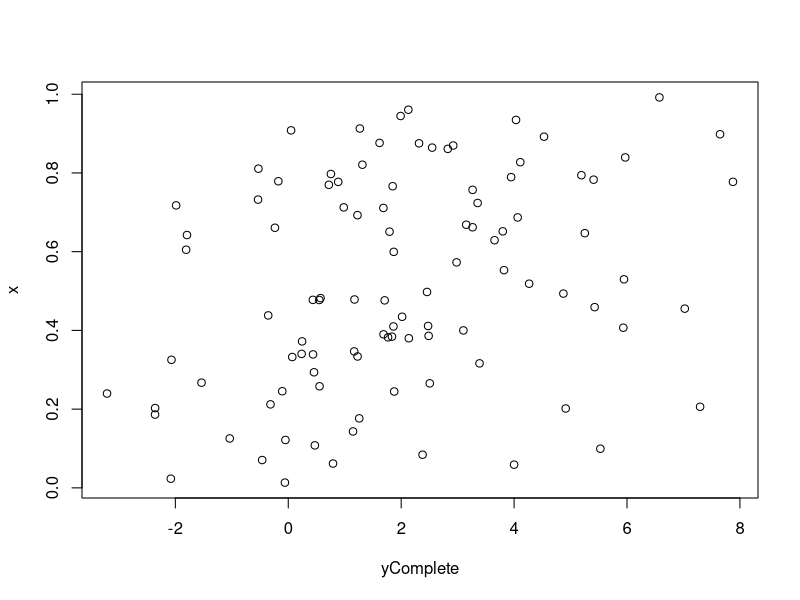

This figure's R source:
## ---- chunk 1
knitr::opts_chunk$set(echo = TRUE)
## ---- chunk 2
library(dplyr)
## ---- chunk 3
sessionInfo()
## ---- chunk 4
## initialize testing data 
set.seed(1)
n <- 100
beta0 <- 1; beta1 <- 2; sigma2 <- 6
x <- runif(n)
yComplete <- rnorm(n, beta0 + beta1*x, sqrt(sigma2))

## Parameters above were chosen such that signal in data is moderately strong.
## The estimate divided by std error is approximately 3.
mod <- lm(yComplete ~ x)
invisible(summary(mod))
## ---- chunk 5
plot(yComplete,x)
## ---- chunk 6
## helper functions
## ------------------------ Censor Data Function   -------------
## Input: x vector, complete original uncensored y data, 
##threshold we want to censor (between 0 & 1)
## Returns a list of uncensored y values, censored y values, 
##a combination of the former 2, indices for known & censored data, 
## the tau value calculated from threshold given

censor_data <- function(x, yUncensored, thresh = 0.80){
  complete <- yUncensored
  tau <- as.numeric(quantile(complete, probs = thresh))
  known <- complete < tau
  censor <- complete > tau
  complete[complete > tau] <- tau
  yKnown <- complete[known]
  yCensored <- complete[censor] 
  complete <- list(yKnown, yCensored, c(yKnown,yCensored),known, censor,tau)
  names(complete) <- c('yKnown' , 'yCensored', 'yTotal', 'indexKnown', 'indexCensored', 'tau')
  return(complete)
}

## ---------------------------- grab Starting values --------------------------
## Input: x vector, complete original uncensored y data, 
##threshold we want to censor (between 0 & 1)
## Fits a lm model on censored y values against x and uses those as starting points
getStart <- function(x, yUncensored, thresh = 0.80){
 
  begin <- rep(0,3)
  y <- censor_data(x, yUncensored , thresh = thresh)$yTotal
  values <- lm(y ~ x)
  
  ## set starting values
  begin[1] <- values$coefficients[1]
  begin[2] <- values$coefficients[2]
  begin[3] <- (summary(values)$sigma)**2
  
  return(begin)
}

## ---- chunk 7

## ---- chunk 8
## EM function
EM <- function(x, yUncensored, thresh = 0.8, max_iter = 1e5){
  
  #create censored data with threshold
  total <- censor_data(x, yComplete, thresh = thresh) 
  
 #generate starting estimates from fitting censored regression 
  begin <- getStart(x, total$yTotal, thresh = thresh)
  
  ## initialize parameters
  b0 <- begin[1]; b1 <- begin[2]; var1 <- begin[3]
  
  ## solve for expected and variance of the truncated normal 
  ## that we assume our censored data comes from
  
  updateParam <- function(b0, b1, var1){
    mu_censored <-  b0 + (b1 * x[total$indexCensored])
    tau_star <- (total$tau - mu_censored)/sqrt(var1)
    rho <- dnorm(tau_star, mean = mu_censored, sd = sqrt(var1)) / 
      (1-pnorm(tau_star, mean = mu_censored, sd = sqrt(var1)))
    
    EZ1 <- mu_censored + sqrt(var1)*rho
    VARZ1 <- var1 * (1 + (tau_star*rho) - rho^2)
    EZ21 <- VARZ1 + EZ1 # E(X^2) = VAR(X) + (EX)^2
    
    temp <- list(EZ1,EZ21); names(temp) <- c('E', 'E2')
    return(temp)
  }
  
  censor <- total$indexCensored
  known <- total$indexKnown
  
  Z <- updateParam(b0,b1,var1)
  count <- 0
  
  #loop through our values and get updated valies
  while(count <= max_iter) {
    
    b1_new <- (sum(x[known] * total$yKnown) + sum(x[censor]*Z$E) - 
                 mean(x) * (sum(total$yKnown) + sum(Z$E)))/
      (sum(x*x) - length(x) * mean(x)^2)
    
    b0_new <- (sum(total$yKnown) + sum(Z$E))/length(x) - b1_new*mean(x)
    
    var1_new <- (sum((total$yKnown - b0_new - b1_new * x[known])^2) + 
                sum(Z$E2 - 2*(b0 + b1 * x[censor])*Z$E +
                      (b0_new + b1_new * x[censor])^2)) / length(x)
    
    #set updated values and recalculate parameters of our truncated normal
    b0 <- b0_new; b1 <- b1_new; var1 <- var1_new
    Z <- updateParam(b0,b1,var1)
    count <- count + 1
    
  }
  
  result <- list(b0,b1,var1,count)
  names(result) <- c('beta0', 'beta1','variance','count')
  
  return(result)
}

## ---- chunk 9
#20% of top values are censored
test1 <- EM(x,yComplete,thresh = 0.8)
cat("Estimates when censoring top 20% of data: \n", "beta0 = ", test1$beta0, 
    "\n beta1 = ", test1$beta1,
    "\n sigma^2 =", test1$variance,
    "\n Iteration Count =", test1$count)

#80% of top values are censored
test2 <- EM(x,yComplete,thresh = 0.2)
cat("Estimates when censoring top 80% of data: \n", "beta0 = ", test2$beta0, 
    "\n beta1 = ", test2$beta1,
    "\n sigma^2 = ", test2$variance,
    "\n Iteration Count =", test1$count)
## ---- chunk 10
param <- getStart(x, yComplete)

logmax <- function(begin = eval(parse(text = 'param <- getStart(x, yComplete)')), 
                   x, yUncensored, thresh = 0.8){
  
  ## ----- sanity check ----------
  validate_that(length(begin) > 0) 
  validate_that(length(x) == length(yUncensored)) 
  validate_that(as.numeric(thresh) > 0 && as.numeric(thresh) < 1)
  
  #grab all components we need with our helper function
  total <- censor_data(x, yComplete, thresh = thresh)
  
  # initialize parameters
  b0 <- begin[1]; b1 <- begin[2] ; sig2 <- sqrt(begin[3])
  
  #mean for known and censored data
  mu_known <- b0 + b1 * x[total$indexKnown] 
  mu_censored <-  b0 + b1 * x[total$indexCensored]
  
  #complete log-likelihood
  logscore <- sum(sum(dnorm(total$yKnown, mean = mu_known, sd = sig2, log = TRUE)), 
                  sum(pnorm(total$tau, mean = mu_censored, sd = sig2, 
                            log = TRUE,lower.tail = FALSE))) 

  ## finding the max of a positive is the same as finding the minimum of its negative
  ## optim() defaults to minimization of a function
  
  return(-logscore)
}

## ---- chunk 11
# #optim starting at recommended default values
# testDefault<- optim(par =  eval(parse(text = 'param <- getStart(x, yComplete)')),
#                     x = x, yUncensored = yComplete, 
#              fn = logmax, method = 'BFGS', hessian = TRUE)
# 
# 
# #optim starting very close to the true solution
# testOptim <- optim(par = c(5,2,6), x = x, yUncensored = yComplete, 
#                    fn = logmax, method = 'BFGS', hessian = TRUE)
# 
# #optim estimated values, iteration count, and estimated errors
# cat("When using optim() to maximize our log likelihood and 
#     using our porposed starting values from part(b),\n our estimates (beta0,beta1,variance) =",
#     testDefault$par, "with iteration count", as.numeric(testDefault$counts[1]), 
#     "and \n standard errors",
#     diag(solve(testDefault$hessian)) ,"respectively.\n")
# 
# cat("When choosing (1,1,1) as our staring value, 
#     our estimates (beta0,beta1,variance) =",
#     testOptim$par, "with iteration count \n", 
#     as.numeric(testOptim$counts[1]),
#       "and standard errors",diag(solve(testDefault$hessian)) ,"respectively.")

